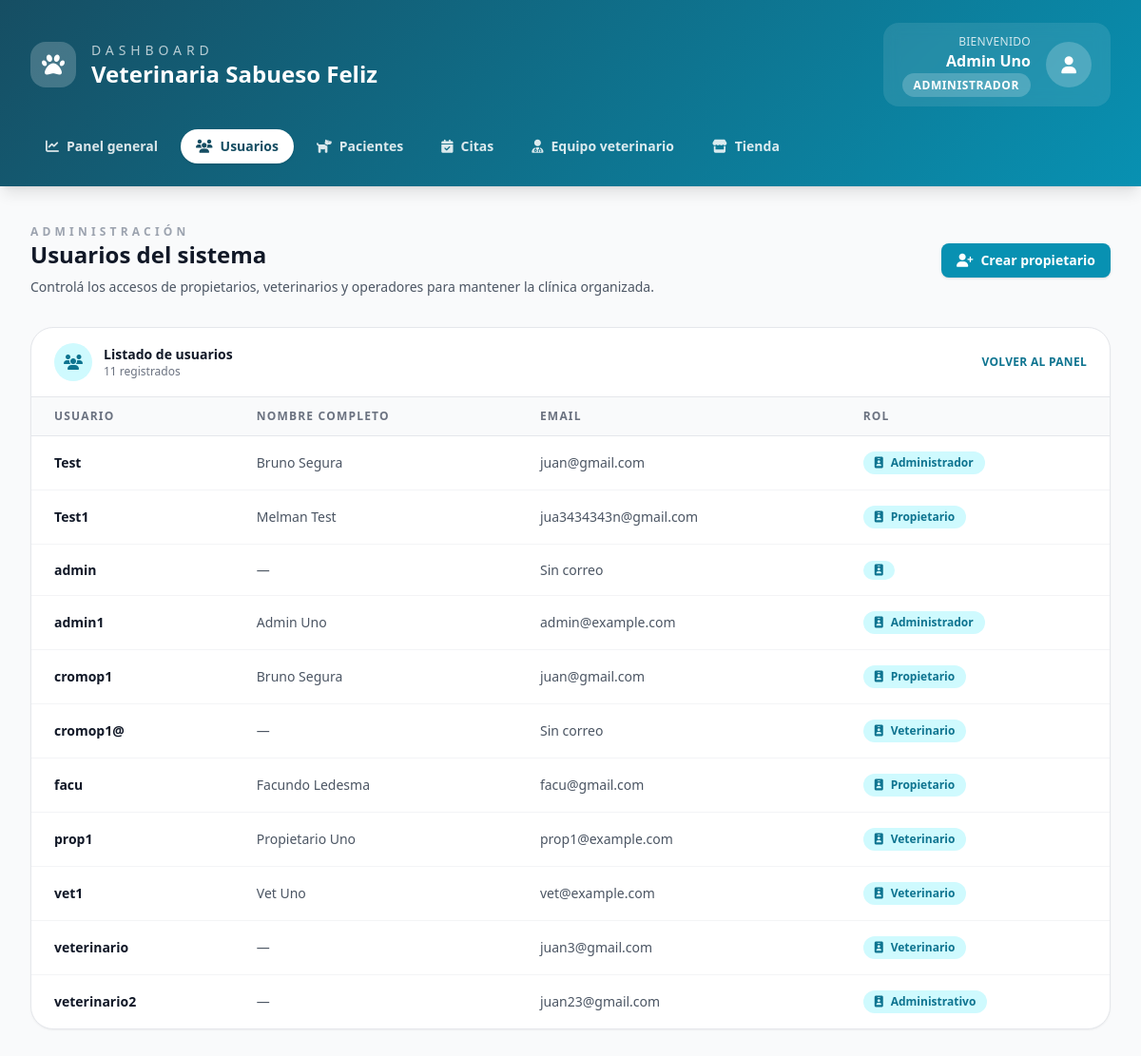
The page /usuarios/ (signed in) on the database its author committed.
### Core/models.py (models this page shows, shortened)
class User(AbstractUser):
    ROLES = (
        ("ADMIN", "Administrador"),
        ("VET", "Veterinario"),
        ("ADMIN_OP", "Administrativo"),
        ("OWNER", "Propietario"),
    )
    rol = models.CharField(max_length=20, choices=ROLES)
    telefono = models.CharField(max_length=20, blank=True)
    direccion = models.CharField(max_length=200, blank=True)
    activo = models.BooleanField(default=True)
    avatar = models.ImageField(upload_to="avatars/", blank=True, null=True)
    especialidad = models.CharField(max_length=100, blank=True)  # para veterinarios

### Core/views.py (the view)
# urls.py: path('usuarios/', views.listar_usuarios, name='listar_usuarios'),
@login_required
def listar_usuarios(request):
    if request.user.rol != "ADMIN":
        messages.error(request, "No tienes permiso para ver esta página.")
        return redirect("dashboard")
    usuarios = User.objects.all().order_by("username")
    return render(request, "core/usuarios.html", {"usuarios": usuarios})

### Core/templates/core/usuarios.html (shortened to what this page needs)
{% extends "core/dashboard.html" %}
{% block content %}
<div class="space-y-8">
    <div class="flex flex-wrap items-center justify-between gap-4">
        <div>
            <p class="text-xs font-semibold uppercase tracking-[0.35em] text-gray-400">Administración</p>
            <h2 class="text-2xl font-bold text-gray-900">Usuarios del sistema</h2>
            <p class="mt-2 max-w-2xl text-sm text-gray-600">
                Controlá los accesos de propietarios, veterinarios y operadores para mantener la clínica organizada.
            </p>
        </div>
        <a href="{% url 'crear_propietario_admin' %}" class="inline-flex items-center gap-2 rounded-lg bg-cyan-600 px-4 py-2 text-sm font-semibold text-white shadow hover:bg-cyan-700">
            <i class="fas fa-user-plus"></i>
            Crear propietario
        </a>
    </div>
    <div class="overflow-hidden rounded-3xl border border-gray-200 bg-white shadow-sm">
        <div class="flex items-center justify-between border-b border-gray-200 px-6 py-4">
            <div class="flex items-center gap-3">
                <div class="flex h-10 w-10 items-center justify-center rounded-full bg-cyan-100 text-cyan-700">
                    <i class="fas fa-users"></i>
                </div>
                <div>
                    <p class="text-sm font-semibold text-gray-900">Listado de usuarios</p>
                    <p class="text-xs text-gray-500">{{ usuarios|length }} registrados</p>
                </div>
            </div>
            <a href="{% url 'dashboard' %}" class="text-xs font-semibold uppercase tracking-wide text-cyan-700 hover:text-cyan-900">
                Volver al panel
            </a>
        </div>
        <div class="overflow-x-auto">
            <table class="min-w-full divide-y divide-gray-200 text-sm">
                <thead class="bg-gray-50">
                    <tr>
                        <th scope="col" class="px-6 py-3 text-left text-xs font-semibold uppercase tracking-widest text-gray-500">Usuario</th>
                        <th scope="col" class="px-6 py-3 text-left text-xs font-semibold uppercase tracking-widest text-gray-500">Nombre completo</th>
                        <th scope="col" class="px-6 py-3 text-left text-xs font-semibold uppercase tracking-widest text-gray-500">Email</th>
                        <th scope="col" class="px-6 py-3 text-left text-xs font-semibold uppercase tracking-widest text-gray-500">Rol</th>
                    </tr>
                </thead>
                <tbody class="divide-y divide-gray-100">
                    {% for user in usuarios %}
                        <tr class="hover:bg-cyan-50/40">
                            <td class="whitespace-nowrap px-6 py-4 font-semibold text-gray-900">{{ user.username }}</td>
                            <td class="px-6 py-4 text-gray-600">{{ user.get_full_name|default:"—" }}</td>
                            <td class="px-6 py-4 text-gray-600">{{ user.email|default:"Sin correo" }}</td>
                            <td class="px-6 py-4">
                                <span class="inline-flex items-center gap-2 rounded-full bg-cyan-100 px-3 py-1 text-xs font-semibold text-cyan-700">
                                    <i class="fas fa-id-badge"></i>
                                    {{ user.get_rol_display }}
                                </span>
                            </td>
                        </tr>
                    {% endfor %}
                </tbody>
            </table>
        </div>
    </div>
</div>
{% endblock %}

### Core/templates/core/dashboard.html (shortened to what this page needs)
<!DOCTYPE html>
<html lang="es">
<head>
    <script src="https://cdn.tailwindcss.com"></script>
    <link href="https://cdnjs.cloudflare.com/ajax/libs/font-awesome/6.4.0/css/all.min.css" rel="stylesheet">
</head>
<body class="bg-gray-50 min-h-screen">
    <header class="gradient-bg text-white shadow-lg">
        <div class="max-w-7xl mx-auto px-4 sm:px-6 lg:px-8">
            <div class="flex flex-col gap-6 py-6">
                <div class="flex flex-col gap-4 lg:flex-row lg:items-center lg:justify-between">
                    <div class="flex items-center space-x-4">
                        <div class="flex h-12 w-12 items-center justify-center rounded-2xl bg-white/20">
                            <i class="fas fa-paw text-2xl"></i>
                        </div>
                        <div>
                            <p class="text-sm uppercase tracking-[0.35em] text-white/70">Dashboard</p>
                            <h1 class="text-2xl font-bold leading-tight">Veterinaria Sabueso Feliz</h1>
                        </div>
                    </div>
                    <div class="flex items-center space-x-4 rounded-2xl bg-white/10 px-5 py-3 backdrop-blur">
                        <div class="text-right">
                            <p class="text-xs uppercase tracking-wide text-white/80">Bienvenido</p>
                            <p class="font-semibold">{{ request.user.get_full_name|default:request.user.username }}</p>
                            <span class="status-badge bg-white/20 text-white">{{ request.user.get_rol_display }}</span>
                        </div>
                        <div class="flex h-12 w-12 items-center justify-center rounded-full bg-white/20">
                            <i class="fas fa-user text-lg"></i>
                        </div>
                    </div>
                </div>
                {% with current=request.resolver_match.url_name %}
                    <nav class="flex flex-wrap items-center gap-2">
                        {% if request.user.rol == "ADMIN" %}
                            <a href="{% url 'dashboard' %}"
                               class="rounded-full px-4 py-2 text-sm font-semibold transition-colors {% if current == 'dashboard' %}bg-white text-cyan-900 shadow{% else %}text-white/85 hover:bg-white/10{% endif %}">
                                <i class="fas fa-chart-line mr-2"></i>Panel general
                            </a>
                            <a href="{% url 'listar_usuarios' %}"
                               class="rounded-full px-4 py-2 text-sm font-semibold transition-colors {% if current == 'listar_usuarios' %}bg-white text-cyan-900 shadow{% else %}text-white/85 hover:bg-white/10{% endif %}">
                                <i class="fas fa-users mr-2"></i>Usuarios
                            </a>
                            <a href="{% url 'listar_pacientes' %}"
                               class="rounded-full px-4 py-2 text-sm font-semibold transition-colors {% if current == 'listar_pacientes' %}bg-white text-cyan-900 shadow{% else %}text-white/85 hover:bg-white/10{% endif %}">
                                <i class="fas fa-dog mr-2"></i>Pacientes
                            </a>
                            <a href="{% url 'listar_citas_admin' %}"
                               class="rounded-full px-4 py-2 text-sm font-semibold transition-colors {% if current == 'listar_citas_admin' or current == 'asignar_veterinario_citas' %}bg-white text-cyan-900 shadow{% else %}text-white/85 hover:bg-white/10{% endif %}">
                                <i class="fas fa-calendar-check mr-2"></i>Citas
                            </a>
                            <a href="{% url 'dashboard_veterinarios' %}"
                               class="rounded-full px-4 py-2 text-sm font-semibold transition-colors {% if current == 'dashboard_veterinarios' %}bg-white text-cyan-900 shadow{% else %}text-white/85 hover:bg-white/10{% endif %}">
                                <i class="fas fa-user-md mr-2"></i>Equipo veterinario
                            </a>
                            <a href="{% url 'admin_productos_list' %}"
                               class="rounded-full px-4 py-2 text-sm font-semibold transition-colors {% if current == 'admin_productos_list' %}bg-white text-cyan-900 shadow{% else %}text-white/85 hover:bg-white/10{% endif %}">
                                <i class="fas fa-store mr-2"></i>Tienda
                            </a>
                        {% endif %}
                    </nav>
                {% endwith %}
            </div>
        </div>
    </header>
    <main class="max-w-7xl mx-auto px-4 sm:px-6 lg:px-8 py-10">
        {% block content %}{% endblock %}
    </main>
</body>
</html>

### Core/templates/core/dashboard.html (style rules this page uses)
:root { --primary: #164e63; --primary-light: #0891b2; --secondary: #8b5cf6; --accent: #06b6d4; --success: #10b981; --warning: #f59e0b; --danger: #ef4444; --light: #f8fafc; --muted: #64748b; }
.gradient-bg { background: linear-gradient(135deg, var(--primary) 0%, var(--primary-light) 100%); }
.status-badge { font-size: 0.75rem; padding: 0.25rem 0.75rem; border-radius: 9999px; font-weight: 600; text-transform: uppercase; letter-spacing: 0.05em; }

### rows shown on the page
User: user.get_full_name "Admin Uno", user.rol "ADMINISTRADOR", username "admin1", get_full_name "Admin Uno", email "admin@example.com", rol "Administrador"
User: username "Test", get_full_name "Bruno Segura", email "juan@gmail.com", rol "Administrador"
User: username "Test1", get_full_name "Melman Test", email "jua3434343n@gmail.com", rol "Propietario"
User: username "admin", get_full_name "—", email "Sin correo"
User: username "cromop1", get_full_name "Bruno Segura", email "juan@gmail.com", rol "Propietario"
User: username "cromop1@", get_full_name "—", email "Sin correo", rol "Veterinario"
User: username "facu", get_full_name "Facundo Ledesma", email "facu@gmail.com", rol "Propietario"
User: username "prop1", get_full_name "Propietario Uno", email "prop1@example.com", rol "Veterinario"
User: username "vet1", get_full_name "Vet Uno", email "vet@example.com", rol "Veterinario"
User: username "veterinario", get_full_name "—", email "juan3@gmail.com", rol "Veterinario"
User: username "veterinario2", get_full_name "—", email "juan23@gmail.com", rol "Administrativo"

### other values the page prints
{{ usuarios|length }} "11"
